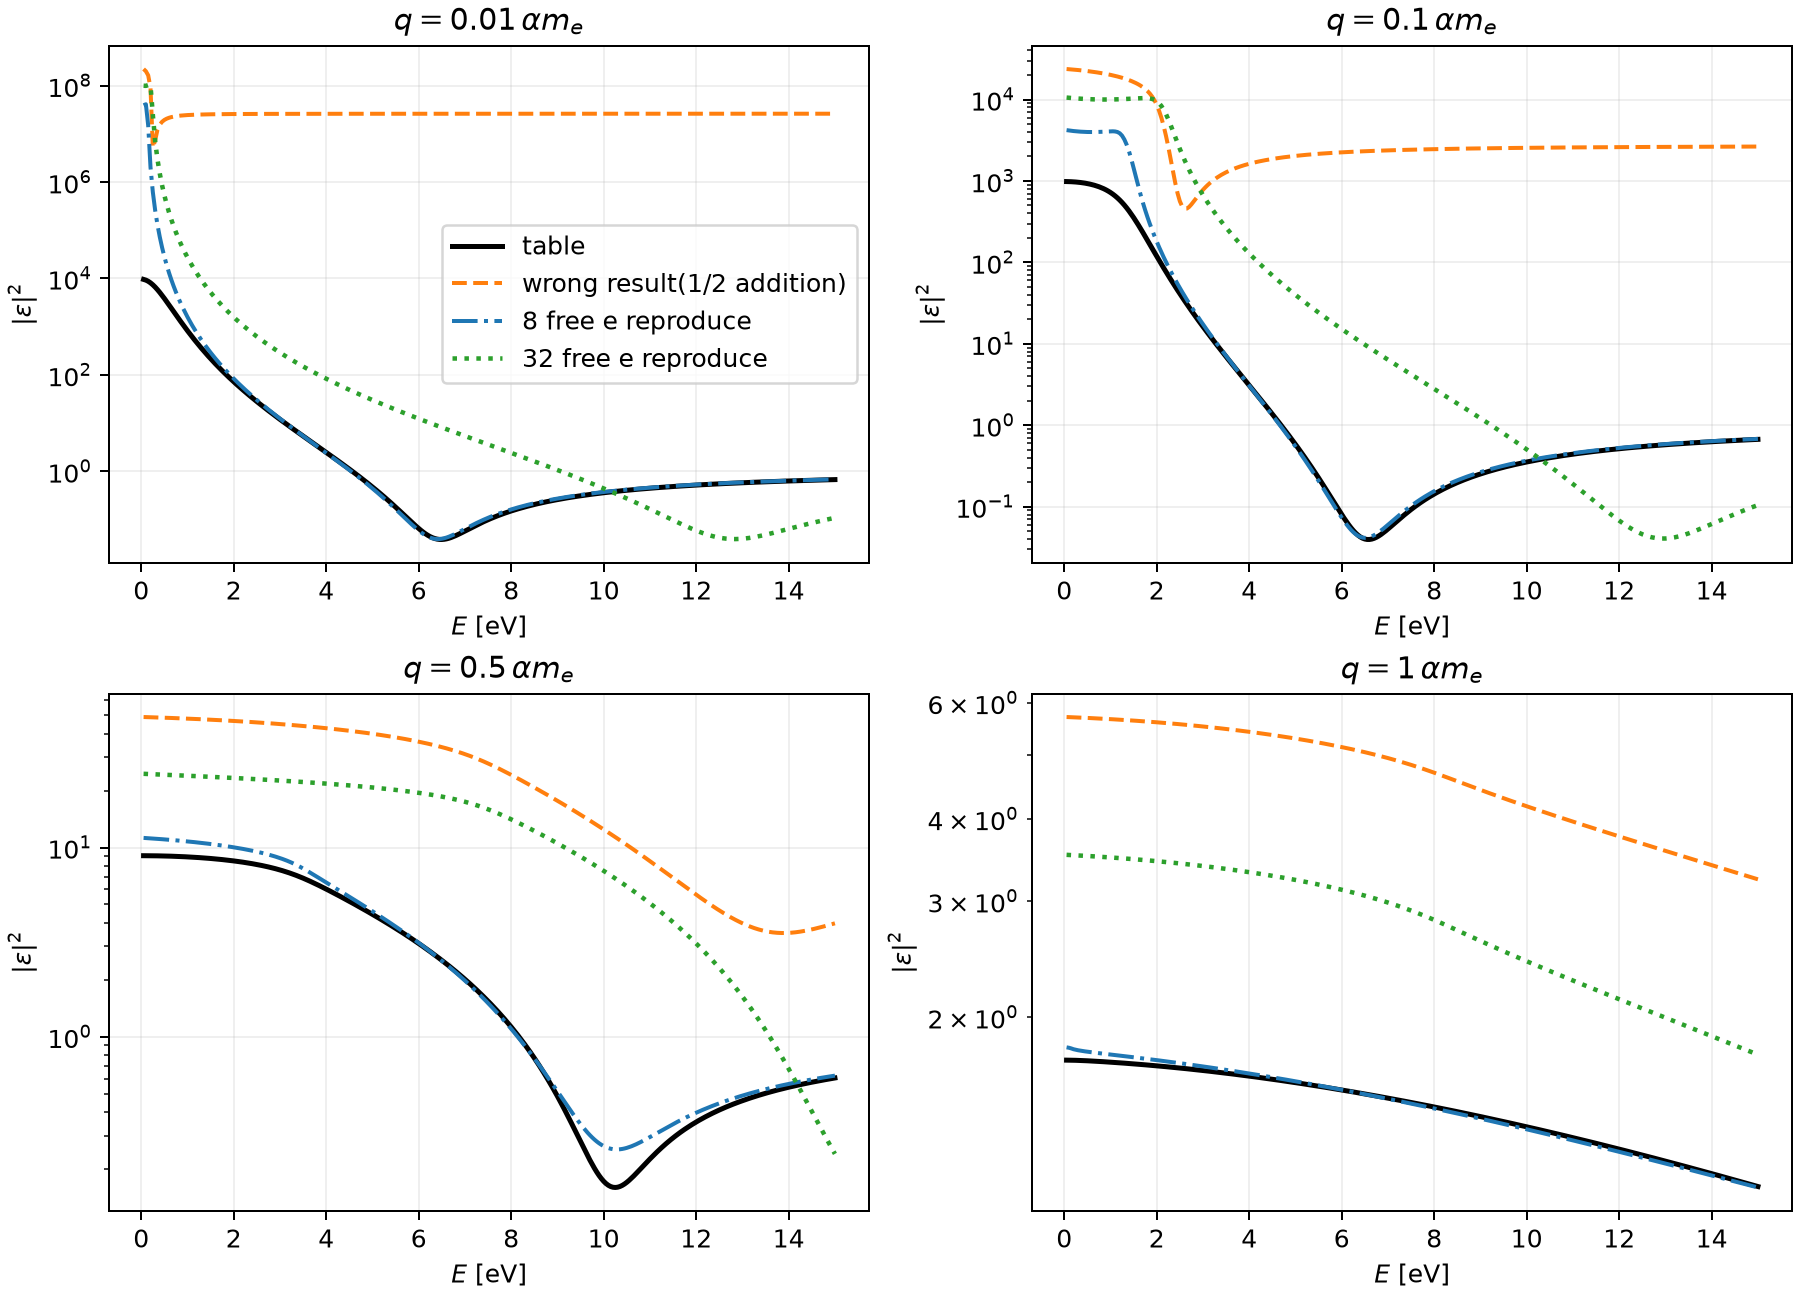

Source code (Python):
"""Compare the legacy Lin2 table with three Lindhard calculations."""

import argparse
import os
import tempfile
from pathlib import Path

import numpy as np

_MPL = os.environ.get("MPLCONFIGDIR")
if not _MPL or not os.access(_MPL, os.W_OK):
    _MPL = str(Path(tempfile.gettempdir()) / "lin2-check-mpl")
    Path(_MPL).mkdir(parents=True, exist_ok=True)
    os.environ["MPLCONFIGDIR"] = _MPL

import matplotlib
matplotlib.use("Agg")
import matplotlib.pyplot as plt

import migdal_lindhard as ml


HERE = Path(__file__).resolve().parent
LIN2 = HERE.parent / "data/form_factors/Lin2_HgCdTe_lagacy.txt"
QS = (0.01, 0.1, 0.5, 1.0)


def calc(eps):
    """Calculate |epsilon|^2 on the 800 x 300 notebook grid."""
    e = ml.E_grid[None, :]
    q = ml.q_grid[:, None]
    return np.abs(eps(e, q)) ** 2


def pos(index):
    iq, ie = index
    q = ml.q_grid[iq] / (ml.nu.aEM * ml.nu.mElectron)
    e = ml.E_grid[ie] / ml.nu.eV
    return q, e


def report(name, ref, got):
    delta = got - ref
    rel = np.abs(delta) / ref
    ratio = got / ref

    print(f"\n{name}: {got.min():.8g} .. {got.max():.8g}")
    print(f"median relative error: {np.median(rel):.6g}")
    print(f"mean relative error:   {np.mean(rel):.6g}")
    print(f"99% relative error:    {np.quantile(rel, 0.99):.6g}")
    print(f"max relative error:    {np.max(rel):.6g}")
    print(f"log10-ratio RMS:       {np.sqrt(np.mean(np.log10(ratio) ** 2)):.6g} dex")
    print(f"within 10%:            {np.mean(rel < 0.1):.3%}")
    print(f"within factor 2:       {np.mean((ratio > 0.5) & (ratio < 2.0)):.3%}")

    for label, array, fn in (
        ("reference minimum", ref, np.argmin),
        (f"{name} minimum", got, np.argmin),
        ("largest ratio", ratio, np.argmax),
    ):
        index = np.unravel_index(fn(array), array.shape)
        q, e = pos(index)
        print(
            f"{label}: q={q:.3g} alpha*m_e, E={e:.3g} eV, "
            f"reference={ref[index]:.8g}, {name}={got[index]:.8g}"
        )


def panel(ax, e, q, ref, wrong, free8, free32, value):
    iq = int(np.argmin(np.abs(q - value)))
    ax.plot(e, ref[iq], color="black", lw=2.0, label="table")
    ax.plot(e, wrong[iq], "--", color="tab:orange", lw=1.6,
            label="wrong result(1/2 addition)")
    ax.plot(e, free8[iq], "-.", color="tab:blue", lw=1.6,
            label="8 free e reproduce")
    ax.plot(e, free32[iq], ":", color="tab:green", lw=1.8,
            label="32 free e reproduce")
    ax.set_yscale("log")
    ax.set_xlabel(r"$E$ [eV]")
    ax.set_ylabel(r"$|\epsilon|^2$")
    ax.set_title(rf"$q={q[iq]:g}\,\alpha m_e$")
    ax.grid(alpha=0.2)


def draw(ref, wrong, free8, free32, output):
    e = ml.E_grid / ml.nu.eV
    q = ml.q_grid / (ml.nu.aEM * ml.nu.mElectron)

    fig, axes = plt.subplots(2, 2, figsize=(10.0, 7.2), constrained_layout=True)
    for ax, value in zip(axes.flat, QS):
        panel(ax, e, q, ref, wrong, free8, free32, value)
    axes[0, 0].legend()
    fig.savefig(output, dpi=180)
    plt.close(fig)

    outputs = [output]
    for value in QS:
        fig, ax = plt.subplots(figsize=(6.0, 4.2), constrained_layout=True)
        panel(ax, e, q, ref, wrong, free8, free32, value)
        ax.legend()
        tag = f"{value:g}".replace(".", "p")
        path = output.with_name(f"{output.stem}_q{tag}{output.suffix}")
        fig.savefig(path, dpi=180)
        plt.close(fig)
        outputs.append(path)
    return outputs


def args():
    parser = argparse.ArgumentParser(description=__doc__)
    parser.add_argument("--table", type=Path, default=LIN2)
    parser.add_argument("--out", type=Path, default=HERE / "lin2_check.png")
    parser.add_argument("--save", type=Path, help="optional prefix for calculated tables")
    return parser.parse_args()


def main():
    cfg = args()
    ref = np.loadtxt(cfg.table)
    expected = (ml.N_q, ml.N_E)
    if ref.shape != expected:
        raise ValueError(f"{cfg.table}: shape {ref.shape}, expected {expected}")

    wrong = calc(ml.eps_legacy)
    _, kf8, vf8, wp8 = ml._gas(8)
    free8 = calc(lambda e, q: ml._eps(e, q, None, 0.5, kf8, vf8, wp8))
    free32 = calc(ml.eps_new)
    print(f"grid: q={ref.shape[0]} x E={ref.shape[1]}")
    print("q: 0.01..8 alpha*m_e, dq=0.01 alpha*m_e")
    print("E: 0.05..15 eV, dE=0.05 eV")
    print(f"table: {cfg.table}")
    print(f"range: {ref.min():.8g} .. {ref.max():.8g}")
    report("wrong result(1/2 addition)", ref, wrong)
    report("8 free e reproduce", ref, free8)
    report("32 free e reproduce", ref, free32)
    cfg.out.parent.mkdir(parents=True, exist_ok=True)
    for output in draw(ref, wrong, free8, free32, cfg.out):
        print(f"saved: {output}")
    if cfg.save:
        cfg.save.parent.mkdir(parents=True, exist_ok=True)
        wrong_out = cfg.save.with_name(cfg.save.name + "_wrong.txt")
        free8_out = cfg.save.with_name(cfg.save.name + "_free8.txt")
        free32_out = cfg.save.with_name(cfg.save.name + "_free32.txt")
        np.savetxt(wrong_out, wrong)
        np.savetxt(free8_out, free8)
        np.savetxt(free32_out, free32)
        print(f"saved: {wrong_out}")
        print(f"saved: {free8_out}")
        print(f"saved: {free32_out}")


if __name__ == "__main__":
    main()
